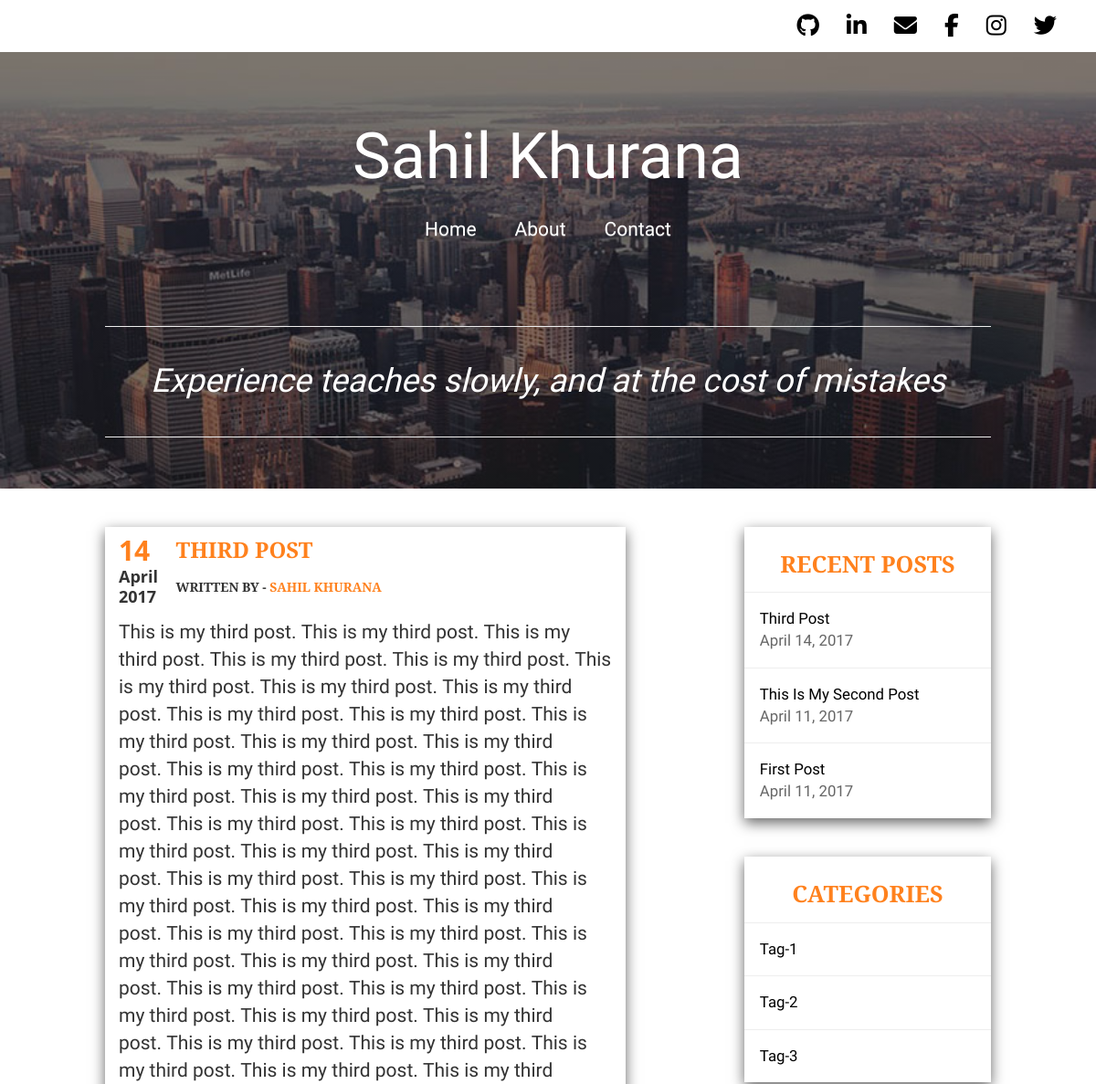
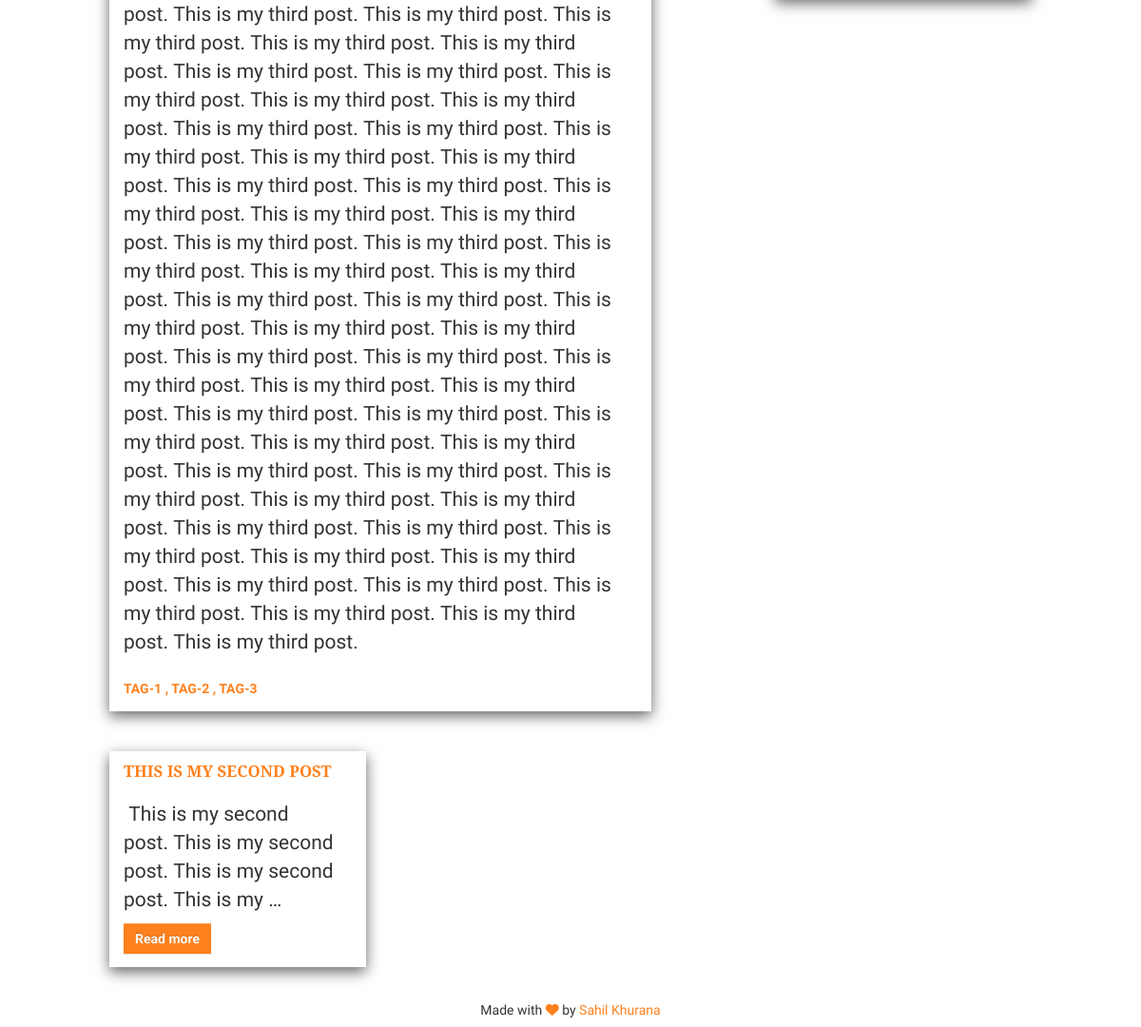
/posts/3/, run on the app's committed database (2 pictures, top to bottom).
### blog/models.py (models this page shows, shortened)
class Post(models.Model):
    title = models.CharField(max_length = 200)
    desc_sh = RichTextUploadingField(verbose_name = 'Short Description')
    desc_lg = RichTextUploadingField(verbose_name = 'Long Description')
    image = models.ImageField(upload_to='%Y/%m/%d/', blank=True, null=True)
    create_date = models.DateTimeField(verbose_name = 'Created on:', default = timezone.now())
    published_date = models.DateTimeField(verbose_name = 'Published on:', blank = True, null =  True)
    read_time = models.IntegerField(default = 5)
    tags = models.ManyToManyField('Tag')
    def was_published_recently(self):
        now  = timezone.now()
        return now - datetime.timedelta(days=1) <= self.published_date <= now
    was_published_recently.admin_order_field = 'published_date'
    was_published_recently.boolean = True
    was_published_recently.short_description = 'Published recently?'

class Tag(models.Model):
    name = models.CharField(max_length = 100, blank=True, null=True)

### blog/views.py (the view)
# urls.py: url(r'^posts/(?P<post_id>\d+)/$', views.detail, name='detail'),
def detail(request, post_id):
    latest_posts = Post.objects.order_by('-published_date')[:5]
    post = get_object_or_404(Post, pk=post_id)
    tags = Tag.objects.all()
    try:
        next_post = Post.objects.get(pk=int(post_id) + int(1))
    except:
        next_post = []
    try:
        previous_post = Post.objects.get(pk = int(post_id) - int(1) )
    except:
        previous_post = []
    context = {'post': post, 'tags':tags, 'latest_posts':latest_posts, 'next_post': next_post,'previous_post': previous_post}
    return render(request, 'blog/detail.html', context)

### blog/templates/blog/detail.html (shortened to what this page needs)
{% extends 'blog/base.html' %}
{% load static %}
{% block detail %}
<div class="row shCard">
    <div class="row">
        <div class="col-md-1 col-lg-1 col-sm-3 col-xs-12 dateCol">
            <div class="row">
                <div class="dateInliner">
                    <h2 class="dayDate">{{ post.published_date|date:"d"}}</h2>
                </div>
                <div class="dateInliner">
                    <h4>{{ post.published_date|date:"F" }}</h4>
                </div>
                <div class="dateInliner">
                    <h4>{{ post.published_date|date:"Y" }}</h4>
                </div>
            </div>
        </div>
        <div class="col-md-10 col-lg-10 col-sm-9 col-xs-12 shTA">
            <div class="row shTitle">
                <h3>{{ post.title|upper }}</h3>
            </div>
            <div class="row shAuthor">
                <h5>WRITTEN BY - <span style="color: #ff811d">SAHIL KHURANA</span></h5>
            </div>
        </div>
    </div>
    <div class="row">
        <div class="col-md-12 col-lg-12 col-sm-12 col-xs-12 shText">
            <p>{{ post.desc_lg|safe}}</p>
        </div>
    </div>
    {% if post.tags %}
    <div class="row">
        <div class="col-md-12 col-lg-12 col-xs-12 col-sm-12 shTags">
    {% for tags in post.tags.all %}
        {% if forloop.first %}
        {% else %}
            ,
        {% endif %}
        {{ tags.name|upper }}
    {% endfor %}
        </div>
    </div>
    {% endif %}
</div>
<div class="row">
    <div class="col-md-6 col-lg-6 col-sm-6 col-xs-12  shCardShort shortPrev">
        {% if previous_post %}
        <div class="row shCard">
            <div class="row">
                <div class="col-md-12 col-lg-12 col-sm-12 col-xs-12 shTA">
                    <div class="row shTitleShort">
                        <h3>{{ previous_post.title|upper }}</h3>
                    </div>
                </div>
            </div>
            <div class="row">
                <div class="col-md-12 col-lg-12 col-sm-12 col-xs-12 shText">
                    <p>{{ previous_post.desc_sh|safe|truncatewords:15}}</p>
                </div>
            </div>
            {% if previous_post.desc_lg %}
            <div class="row readShort">
                <div class="col-md-12 col-lg-12 col-sm-12 col-xs-12">
                    <a type="button" class="btn btn-warning" href="{% url 'blog:detail' previous_post.id %}">Read more</a>
                </div>
            </div>
            {% endif %}
        </div>
        {% endif %}
    </div>
    <div class="col-md-6 col-lg-6 col-sm-6 col-xs-12  shCardShort shortNext">
    </div>
</div>
{% endblock %}

### blog/templates/blog/base.html (shortened to what this page needs)
{% load static %}
<!DOCTYPE html>
<html>
<head>
	<link rel="stylesheet" href="https://maxcdn.bootstrapcdn.com/bootstrap/3.3.7/css/bootstrap.min.css">
	<link rel="stylesheet" href="https://maxcdn.bootstrapcdn.com/bootstrap/3.3.7/css/bootstrap-theme.min.css">
	<link rel="stylesheet" type="text/css" href="{% static 'blog/css/main.css' %}">
</head>
<body>
	<nav class="navbar navbar-default">
		<div class="container-fluid">
			<ul class="nav navbar-nav navbar-right">
				<li>
					<a href="https://www.github.com/sahilkhurana19" target="_blank"><i class="fa fa-github"></i></a>
				</li>
				<li>
					<a href="https://www.linkedin.com/in/sahilkhurana19/" target="_blank"><i class="fa fa-linkedin"></i></a>
				</li>
				<li>
					<a href="mailto:sahil_khurana@outlook.com" target="_blank"><i class="fa fa-envelope"></i></a>
				</li>
				<li>
					<a href="https://www.facebook.com/sahil.khurana19" target="_blank"><i class="fa fa-facebook"></i></a>
				</li>
				<li>
					<a href="https://www.instagram.com/sahilkhurana19/" target="_blank"><i class="fa fa-instagram"></i></a>
				</li>
				<li>
					<a href="https://www.twitter.com/sahil_khurana19" target="_blank"><i class="fa fa-twitter"></i></a>
				</li>
			</ul>
		</div>
	</nav>
	<div class="conatiner-fluid">
		<div class="row marginEquator" id="skylinePhoto">
			<div class="col-md-12 col-sm-12 col-xs-12 col-lg-12" id="contentBox">
				<div class="row marginEquator" id="nameRow">
					<h1>Sahil Khurana</h1>
				</div>
				<div class="row" id="navRow">
					<ul class="nav navbar-nav">
						<li>
							<a href="/">Home</a>
						</li>
						<li>
							<a href="https://sahilkhurana19.github.io" target="_blank">About</a>
						</li>
						<li>
							<a href="/contact/#contactme">Contact</a>
						</li>
					</ul>
				</div>
				<div class="row marginEquator">
					<div class="col-md-offset-1 col-lg-offset-1 col-sm-offset-1 col-xs-offset-1 col-md-10 col-lg-10 col-sm-10 col-xs-10">
					<hr id="lineAbove">
					</div>
				</div>
				<div class="row marginEquator">
					<div class="col-md-offset-1 col-lg-offset-1 col-sm-offset-1 col-xs-offset-1 col-md-10 col-lg-10 col-sm-10 col-xs-10">
					<h1 id="mainQuote">Experience teaches slowly, and at the cost of mistakes</h1>
					</div>
				</div>
				<div class="row marginEquator">
					<div class="col-md-offset-1 col-lg-offset-1 col-sm-offset-1 col-xs-offset-1 col-md-10 col-lg-10 col-sm-10 col-xs-10">
					<hr id="lineBelow">
					</div>
				</div>
			</div>
		</div>
		<div class="row marginEquator">
			<div class="col-md-offset-1 col-lg-offset-1 col-md-6 col-sm-7 col-xs-12 col-lg-6">
					{% block detail %}
					{% endblock %}
			</div>
			<div class="col-md-offset-1 col-lg-offset-1 col-sm-offset-1 col-md-3 col-lg-3 col-sm-4 col-xs-12 ">
				<div class="row shCard">
				<h2 class="rightCard">
					RECENT POSTS
				</h2>
				{% for post in latest_posts %}
					<div class="recentPosts">
						<a href="{% url 'blog:detail' post.id %}">{{ post.title|title }}</a>
						<br>
						<span style="color: #666">{{ post.published_date|date }}</span>
					</div>
				{% endfor %}
				</div>
				<div class="row shCard catCard">
					<h2 class="rightCard">
						CATEGORIES
					</h2>
					{% for tag in tags %}
						<div class="categories">
							<a href="{% url 'blog:category' tag.id %}">{{ tag.name|capfirst }}</a>
							<br>
						</div>
					{% endfor %}
				</div>
			</div>
		</div>
		<div class="row footer">
			<h5>Made with <i class="fa fa-heart"></i> by <a href="https://sahilkhurana19.github.io" target="_blank">Sahil Khurana</a></h5>
		</div>
	</div>
</body>
</html>

### blog/static/blog/css/main.css (style rules this page uses)
body { background: white; overflow-x: hidden !important; overflow-y: scroll !important; font-family: Open Sans, serif; }
.marginEquator, .row { margin-left: 0px; margin-right: 0px; }
.navbar { margin-bottom: 0px; }
.navbar-default { background: none; border: none; box-shadow: none; color: black; }
.navbar-default .navbar-right { padding-right: 2em; }
.navbar-default .navbar-right i { font-size: 1.8em; color: black; }
#skylinePhoto { background: linear-gradient(rgba(0, 0, 0, 0.5), rgba(0, 0, 0, 0.5)), url("../images/skyline.jpg"); background-size: cover !important; background-position: center !important; }
#skylinePhoto #contentBox { color: white; text-align: center; padding: 0px; }
#skylinePhoto #contentBox #nameRow { font-family: "Yeseva One", cursive; padding-top: 4em; }
#skylinePhoto #contentBox #nameRow h1 { font-size: 5em; }
#skylinePhoto #contentBox #navRow { font-family: "Yeseva One", cursive; display: inline-block; font-size: 1.5em; }
#skylinePhoto #contentBox #navRow ul { text-align: center; margin: 0 auto; }
#skylinePhoto #contentBox #navRow ul li { text-align: center; padding: 1em; }
#skylinePhoto #contentBox #navRow ul li a { padding: 0px; color: white; }
#skylinePhoto #contentBox #lineAbove { margin-top: 5em; }
#skylinePhoto #contentBox #lineBelow { margin-bottom: 4em; }
#skylinePhoto #contentBox #mainQuote { font-family: "Lobster Two", cursive; font-style: italic; margin: 20px 0; }
.shCard { margin-top: 3em; box-shadow: 0px 5px 1em #666; }
.shCard .shTA { font-family: "Playfair Display SC", serif; margin-left: 0em; }
.shCard .shTA .shTitle { color: #ff811d; }
.shCard .shTA .shTitle h3 { font-weight: bolder; margin-top: 12px; }
.shCard .shTA .shAuthor h5 { font-weight: bold; }
.shCard .dateCol { margin-top: 6px; text-align: center; }
.shCard .dateCol h2, .shCard .dateCol h4 { margin: 3px 0px; font-weight: bold; text-align: center; }
.shCard .dateCol .dayDate { color: #ff811d; }
.shCard .shText { font-family: "Josefin Sans", sans-serif; font-weight: 300; font-size: 1.5em; }
.shCard .btn-warning { color: white; background-color: #ff811d; background-image: none; font-weight: bold; font-family: "Josefin Sans", sans-serif; border: none; border-radius: 0px; }
.shCard .shTags { font-family: "Josefin Sans", sans-serif; font-size: 1em; font-weight: bold; padding-top: 1em; padding-bottom: 1em; color: #ff811d; }
.shCard .rightCard { font-family: "Playfair Display SC", serif; color: #ff811d; padding: 5px 1em; font-weight: bold; }
.shCard .recentPosts, .shCard .categories { font-family: "Josefin Sans", sans-serif; font-weight: 300; font-size: 1.2em; border-top: 1px solid #eee; padding: 1em; }
.shCard .recentPosts a, .shCard .categories a { color: black; text-decoration: none; }
.shCardShort .shTA { padding-left: 15px !important; }
.shCardShort .shTA .shTitleShort { color: #ff811d; }
.shCardShort .shTA .shTitleShort h3 { font-weight: bolder; margin-top: 12px; font-size: 1.2em; }
.shCardShort .readShort { padding-bottom: 1em; }
.shortPrev { padding-left: 0em; }
.shortNext { padding-right: 0em; }
.footer { font-family: "Josefin Sans", sans-serif; margin-top: 2em; }
.footer h5 { text-align: center; }
.footer h5 i { color: #ff811d; }
.footer h5 a { color: #ff811d; }
@media only screen and (max-width: 1200px) and (min-width: 990px) { .shCard .shTA { padding-left: 30px; } }
@media only screen and (max-width: 1200px) and (min-width: 990px) { .shCard .rightCard { text-align: center; padding: 7px; font-size: 1.8em; } }

### data on the page
Post: published_date "14", published_date "April", published_date "2017", title "THIRD POST", desc_lg "This is my third post. This is my third post. This is my third post. This is my third post. This is my third post. This is my third post. This is my third post. This is my third post. This is my third post. This is my third post. This is my third post. This is my third post. This is my third post. This is my third post. This is my third post. This is my third post. This is my third post. This is my third post. This is my third post. This is my third post. This is my third post. This is my third post. This is my third post. This is my third post. This is my third post. This is my third post. This is my third post. This is my third post. This is my third post. This is my third post. This is…", title "Third Post", published_date "April 14, 2017"
Tag: name "TAG-1", name "Tag-1"
Tag: name "TAG-2", name "Tag-2"
Tag: name "TAG-3", name "Tag-3"
Post: title "THIS IS MY SECOND POST", desc_sh "This is my second post. This is my second post. This is my second post. This is my …", title "This Is My Second Post", published_date "April 11, 2017"
Post: title "First Post", published_date "April 11, 2017"
